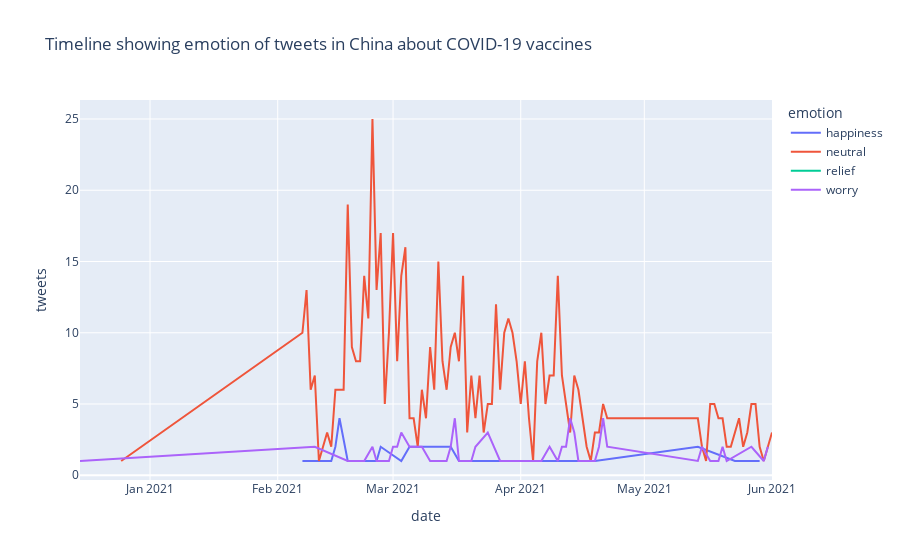

Write notebook code for a chart like this one.
### Code cell
china_overtime = data[data.country.isin(['China'])].groupby(['date', 'emotion']).agg(**{'tweets': ('id', 'count')}).reset_index().dropna()
fig = px.line(china_overtime, x='date', y='tweets', color='emotion', category_orders={'emotion': ['anger', 'boredom', 'enthusiasm', 'fun', 'happiness', 'hate', 'love', 'neutral', 'relief', 'sadness', 'surprise', 'worry']},
             title='Timeline showing emotion of tweets in China about COVID-19 vaccines')
fig.show()

### Figure 1 — Plotly figure (JSON) as saved in the notebook; plotly's stock layout.template omitted (floating-point values rounded to 4 significant figures)
{"data": [{"hovertemplate": "emotion=happiness<br>date=%{x}<br>tweets=%{y}<extra></extra>", "legendgroup": "happiness", "line": {"color": "#636efa", "dash": "solid"}, "mode": "lines", "name": "happiness", "orientation": "v", "showlegend": true, "type": "scatter", "x": ["2021-02-07", "2021-02-14", "2021-02-15", "2021-02-16", "2021-02-18", "2021-02-21", "2021-02-23", "2021-02-24", "2021-02-25", "2021-02-26", "2021-03-03", "2021-03-05", "2021-03-15", "2021-03-17", "2021-03-31", "2021-04-06", "2021-04-09", "2021-04-19", "2021-05-14", "2021-05-23", "2021-05-24", "2021-05-29"], "xaxis": "x", "y": [1, 1, 2, 4, 1, 1, 1, 1, 1, 2, 1, 2, 2, 1, 1, 1, 1, 1, 2, 1, 1, 1], "yaxis": "y"}, {"hovertemplate": "emotion=neutral<br>date=%{x}<br>tweets=%{y}<extra></extra>", "legendgroup": "neutral", "line": {"color": "#EF553B", "dash": "solid"}, "mode": "lines", "name": "neutral", "orientation": "v", "showlegend": true, "type": "scatter", "x": ["2020-12-25", "2021-02-07", "2021-02-08", "2021-02-09", "2021-02-10", "2021-02-11", "2021-02-12", "2021-02-13", "2021-02-14", "2021-02-15", "2021-02-16", "2021-02-17", "2021-02-18", "2021-02-19", "2021-02-20", "2021-02-21", "2021-02-22", "2021-02-23", "2021-02-24", "2021-02-25", "2021-02-26", "2021-02-27", "2021-02-28", "2021-03-01", "2021-03-02", "2021-03-03", "2021-03-04", "2021-03-05", "2021-03-06", "2021-03-07", "2021-03-08", "2021-03-09", "2021-03-10", "2021-03-11", "2021-03-12", "2021-03-13", "2021-03-14", "2021-03-15", "2021-03-16", "2021-03-17", "2021-03-18", "2021-03-19", "2021-03-20", "2021-03-21", "2021-03-22", "2021-03-23", "2021-03-24", "2021-03-25", "2021-03-26", "2021-03-27", "2021-03-28", "2021-03-29", "2021-03-30", "2021-03-31", "2021-04-01", "2021-04-02", "2021-04-03", "2021-04-04", "2021-04-05", "2021-04-06", "2021-04-07", "2021-04-08", "2021-04-09", "2021-04-10", "2021-04-11", "2021-04-12", "2021-04-13", "2021-04-14", "2021-04-15", "2021-04-16", "2021-04-17", "2021-04-18", "2021-04-19", "2021-04-20", "2021-04-21", "2021-04-22", "2021-05-13", "2021-05-14", "2021-05-15", "2021-05-16", "2021-05-17", "2021-05-18", "2021-05-19", "2021-05-20", "2021-05-21", "2021-05-22", "2021-05-24", "2021-05-25", "2021-05-26", "2021-05-27", "2021-05-28", "2021-05-29", "2021-05-30", "2021-06-01"], "xaxis": "x", "y": [1, 10, 13, 6, 7, 1, 2, 3, 2, 6, 6, 6, 19, 9, 8, 8, 14, 11, 25, 13, 17, 5, 10, 17, 8, 14, 16, 4, 4, 2, 6, 4, 9, 6, 15, 8, 6, 9, 10, 8, 14, 3, 7, 4, 7, 3, 5, 5, 12, 6, 10, 11, 10, 8, 5, 8, 4, 1, 8, 10, 5, 7, 7, 14, 7, 5, 3, 7, 6, 4, 2, 1, 3, 3, 5, 4, 4, 4, 2, 1, 5, 5, 4, 4, 2, 2, 4, 2, 3, 5, 5, 2, 1, 3], "yaxis": "y"}, {"hovertemplate": "emotion=relief<br>date=%{x}<br>tweets=%{y}<extra></extra>", "legendgroup": "relief", "line": {"color": "#00cc96", "dash": "solid"}, "mode": "lines", "name": "relief", "orientation": "v", "showlegend": true, "type": "scatter", "x": ["2021-04-06"], "xaxis": "x", "y": [1], "yaxis": "y"}, {"hovertemplate": "emotion=worry<br>date=%{x}<br>tweets=%{y}<extra></extra>", "legendgroup": "worry", "line": {"color": "#ab63fa", "dash": "solid"}, "mode": "lines", "name": "worry", "orientation": "v", "showlegend": true, "type": "scatter", "x": ["2020-12-15", "2021-02-08", "2021-02-09", "2021-02-10", "2021-02-18", "2021-02-22", "2021-02-24", "2021-02-25", "2021-02-27", "2021-02-28", "2021-03-01", "2021-03-02", "2021-03-03", "2021-03-05", "2021-03-08", "2021-03-10", "2021-03-13", "2021-03-14", "2021-03-15", "2021-03-16", "2021-03-17", "2021-03-18", "2021-03-20", "2021-03-21", "2021-03-24", "2021-03-27", "2021-03-28", "2021-03-29", "2021-03-31", "2021-04-01", "2021-04-06", "2021-04-08", "2021-04-10", "2021-04-11", "2021-04-12", "2021-04-13", "2021-04-14", "2021-04-15", "2021-04-16", "2021-04-17", "2021-04-19", "2021-04-20", "2021-04-21", "2021-04-22", "2021-05-13", "2021-05-14", "2021-05-15", "2021-05-17", "2021-05-19", "2021-05-20", "2021-05-21", "2021-05-27", "2021-05-30", "2021-05-31"], "xaxis": "x", "y": [1, 2, 2, 2, 1, 1, 2, 1, 1, 1, 2, 2, 3, 2, 2, 1, 1, 1, 2, 4, 1, 1, 1, 2, 3, 1, 1, 1, 1, 1, 1, 2, 1, 2, 2, 4, 3, 1, 1, 1, 1, 2, 4, 2, 1, 1, 2, 1, 1, 2, 1, 2, 1, 2], "yaxis": "y"}], "layout": {"legend": {"title": {"text": "emotion"}, "tracegroupgap": 0}, "title": {"text": "Timeline showing emotion of tweets in China about COVID-19 vaccines"}, "xaxis": {"anchor": "y", "domain": [0, 1], "title": {"text": "date"}}, "yaxis": {"anchor": "x", "domain": [0, 1], "title": {"text": "tweets"}}}}
